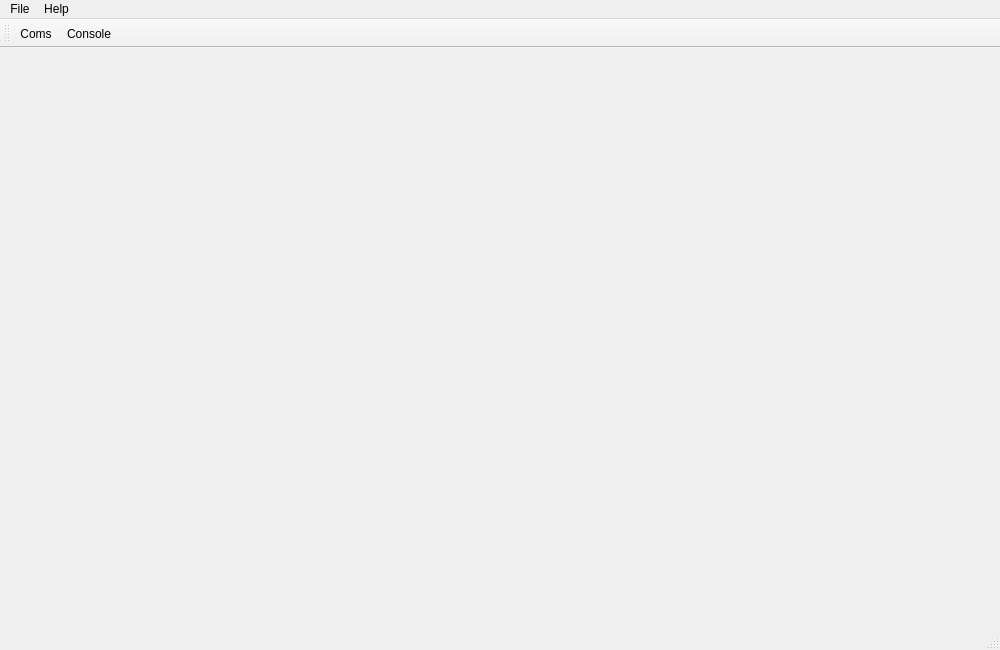
<?xml version="1.0" encoding="UTF-8"?>
<ui version="4.0">
 <class>MainWindow</class>
 <widget class="QMainWindow" name="MainWindow">

  <property name="geometry">
   <rect>
    <x>0</x>
    <y>0</y>
    <width>1000</width>
    <height>650</height>
   </rect>
  </property>

  <property name="windowTitle">
   <string>CellCharger Interface</string>
  </property>

  <!-- ================= CENTRAL STACK ================= -->
  <widget class="QStackedWidget" name="stackedWidget">

   <!-- EMPTY PAGE -->
   <widget class="QWidget" name="emptyPage"/>

   <!-- CONSOLE PAGE -->
   <widget class="QWidget" name="consolePage">
    <layout class="QVBoxLayout" name="consoleLayout">
     <item>
      <widget class="QTextEdit" name="consoleOutput">
       <property name="readOnly">
        <bool>true</bool>
       </property>
      </widget>
     </item>
    </layout>
   </widget>

  </widget>

  <!-- ================= TOOLBAR ================= -->
  <widget class="QToolBar" name="mainToolBar">
   <property name="windowTitle">
    <string>Main Toolbar</string>
   </property>
   <property name="iconSize">
    <size>
     <width>48</width>
     <height>48</height>
    </size>
   </property>
   <property name="toolButtonStyle">
    <enum>Qt::ToolButtonTextUnderIcon</enum>
   </property>

   <addaction name="actionComs"/>
   <addaction name="actionConsole"/>
  </widget>

  <!-- ================= MENUBAR ================= -->
  <widget class="QMenuBar" name="menubar">
   <widget class="QMenu" name="menuFile">
    <property name="title">
     <string>File</string>
    </property>
   </widget>

   <widget class="QMenu" name="menuHelp">
    <property name="title">
     <string>Help</string>
    </property>
   </widget>

   <addaction name="menuFile"/>
   <addaction name="menuHelp"/>
  </widget>

  <widget class="QStatusBar" name="statusbar"/>

  <!-- ACTIONS -->
  <action name="actionComs">
   <property name="text">
    <string>Coms</string>
   </property>
   <property name="icon">
    <iconset>
     <normalon>:/images/chain.png</normalon>
    </iconset>
   </property>
  </action>

  <action name="actionConsole">
   <property name="text">
    <string>Console</string>
   </property>
   <property name="icon">
    <iconset>
     <normalon>:/images/console.png</normalon>
    </iconset>
   </property>
  </action>

 </widget>
 <resources/>
 <connections/>
</ui>
